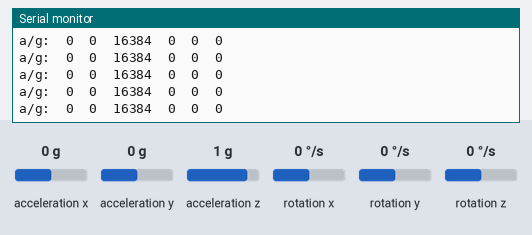
Bench run of a sketch on a simulated Arduino Uno, built with avr-gcc and run on an emulated ATmega328P. Parts: the last lines printed to the serial monitor. The inputs (shaded band) are chosen by the test bench; at power-on: acceleration x 0 g, acceleration y 0 g, acceleration z 1 g, rotation x 0 °/s, rotation y 0 °/s, rotation z 0 °/s.

Above: at 1.2 s.
1.3 s: acceleration x set to -1.4 g
At 2.2 s:
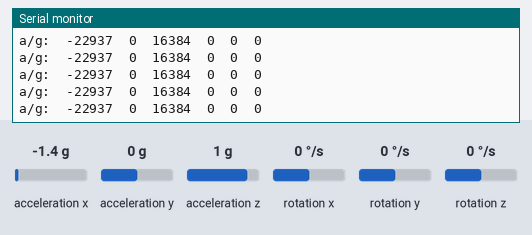
4.3 s: acceleration y set to -1.4 g
At 4.8 s:
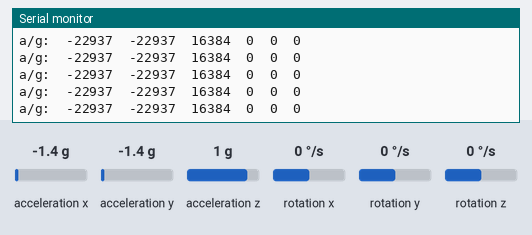
7.3 s: acceleration z set to -1.4 g
At 8.0 s:
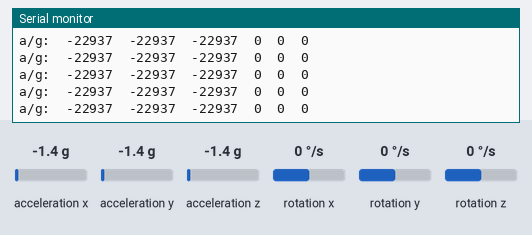
10.3 s: rotation x set to -192 °/s
At 11.0 s:
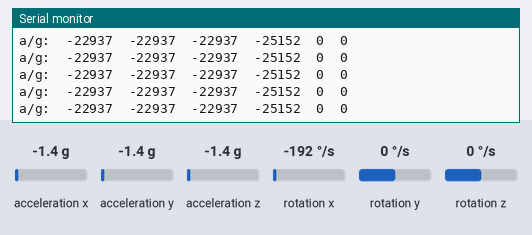
13.3 s: acceleration x set to 0.8 g
At 14.1 s:
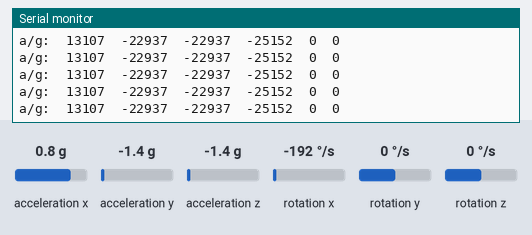
Timing chart, 0 to 16.3 s (numbered marks = the images above; inputs shaded):
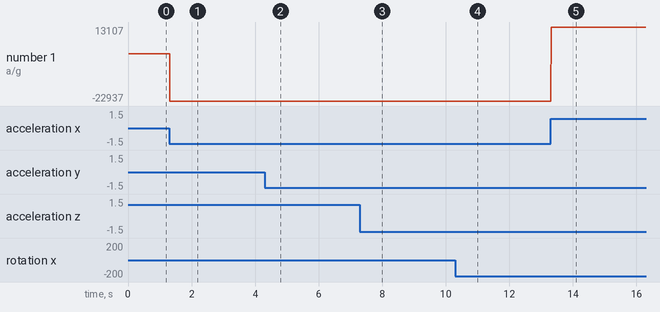

Measured:
- after the input at 1.3 s, the serial monitor: prints a new line at once (image 1)
- after the input at 4.3 s, the serial monitor: prints a new line at once (image 2)
- after the input at 7.3 s, the serial monitor: prints a new line at once (image 3)
- after the input at 10.3 s, the serial monitor: prints a new line at once (image 4)
- after the input at 13.3 s, the serial monitor: prints a new line at once (image 5)
- plotted number 1: 0 → -22937 after the input at 1.3 s, -22937 → 13107 after the input at 13.3 s

The sketch:

mpu6050_raw_calibration.ino
```cpp
#include <MPU6050.h>

#include <MPU6050.h>

#include <Wire.h>

#include <MPU6050.h>

#include <Wire.h>

//#include <MPU6050.h>

//#include "I2Cdev.h" //I2C kütüphanesi
//#include "MPU6050.h" //Mpu6050 kütüphanesi
#include "Wire.h"
MPU6050 accelgyro; // Mpu6050 sensör tanımlama
int16_t ax, ay, az; //ivme tanımlama
int16_t gx, gy, gz; //gyro tanımlama

void setup() {
Wire.begin();
Serial.begin(38400);
Serial.println("I2C cihazlar başlatılıyor...");
accelgyro.initialize();
Serial.println("Test cihazı bağlantıları...");
Serial.println(accelgyro.testConnection() ? "MPU6050 bağlantı başarılı" : "MPU6050 bağlantısı başarısız");
}

void loop() {
accelgyro.getMotion6(&ax, &ay, &az, &gx, &gy, &gz); // ivme ve gyro değerlerini okuma

//açısal ivmeleri ve gyro değerlerini ekrana yazdırma
Serial.print("a/g:\t");
Serial.print(ax); Serial.print("\t");
Serial.print(ay); Serial.print("\t");
Serial.print(az); Serial.print("\t");
Serial.print(gx); Serial.print("\t");
Serial.print(gy); Serial.print("\t");
Serial.println(gz);
}
```
